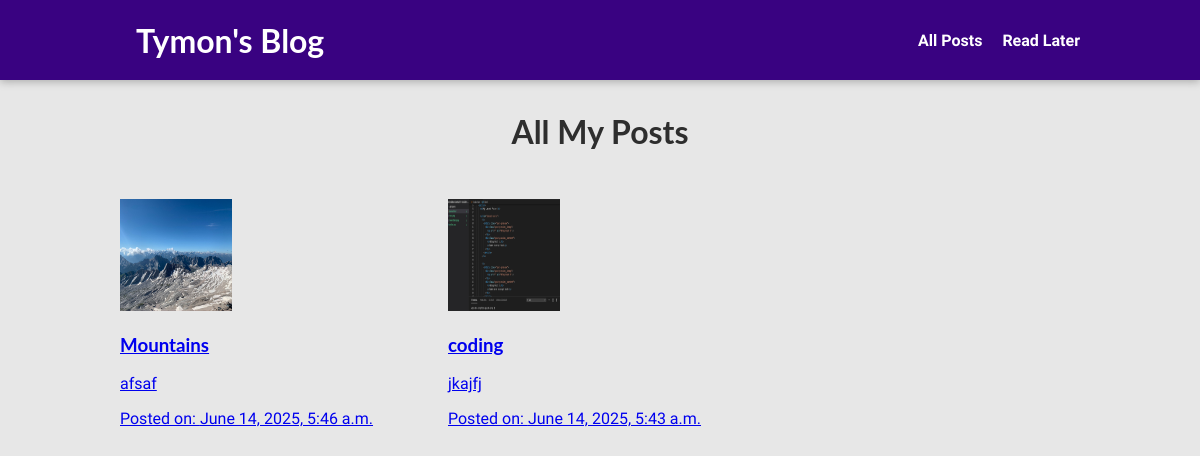
Page /post on the committed database.
### blog/models.py (models this page shows, shortened)
class Post(models.Model):
    title = models.CharField(max_length=200)
    excerpt = models.TextField()
    image = models.ImageField(upload_to='posts', null=True)
    date = models.DateTimeField(auto_now_add=True)
    slug = models.SlugField(max_length=200, unique=True, db_index=True, blank=True)
    content = models.TextField(validators=[MinLengthValidator(10)])
    author = models.ForeignKey(Author, on_delete=models.CASCADE)
    tags = models.ManyToManyField(Tag, blank=True)

### blog/views.py (the view)
# urls.py: path("post", views.PostListView.as_view(), name="post_list"),
class PostListView(ListView):
    model = Post
    template_name = "blog/post_list.html"
    ordering = ["-date"]
    context_object_name = "posts"

### blog/templates/blog/post_list.html (shortened to what this page needs)
{% extends 'base.html' %}
{% load static %}
{% block css_files %}
<link rel="stylesheet" href="{% static 'blog/all-posts.css' %}" />
<link rel="stylesheet" href="{% static 'blog/post.css' %}" />
{% endblock %}
{% block content %}
<section id="all-posts">
  <h2>All My Posts</h2>
  <ul>
    {% for post in posts %}
      {% include 'blog/include/post.html' %}
    {% endfor %}
  </ul>
</section>
{% endblock %}

### blog/templates/blog/include/post.html
<li>
  <a href="{% url 'post_detail' slug=post.slug %}">
  <article class="post">
    <img src="{{ post.image.url }}" alt="{{ post.title }}" />
    <div class="post__content">
      <h3>{{ post.title }}</h3>
      <p>
        {{ post.excerpt }}
      </p>
      <p class="post__meta">Posted on: {{ post.date }}</p>
    </div>
  </article>
  </a>
</li>

### static/app.css (style rules this page uses)
* { box-sizing: border-box; }
html { font-family: 'Open Sans', 'Lato', sans-serif; }
body { margin: 0; }
h1, h2, h3 { font-family: 'Lato', sans-serif; font-weight: bold; }

### blog/static/blog/all-posts.css (style rules this page uses)
body { background-color: #e7e7e7; }
#all-posts { margin: 7rem auto; width: 90%; max-width: 60rem; }
#all-posts h2 { text-align: center; font-size: 2rem; color: #2e2e2e; margin: 3rem 0; }
ul { list-style: none; margin: 0; padding: 0; display: grid; grid-template-columns: repeat(auto-fill, minmax(17rem, 1fr)); gap: 1.5rem; }
.post img { width: 7rem; height: 7rem; }

### blog/static/blog/post.css (style rules this page uses)
body { background-color: #e7e7e7; }

### rows in the picture
Post: image (picture), title "Mountains", excerpt "afsaf", date "June 14, 2025, 5:46 a.m."
Post: image (picture), title "coding", excerpt "jkajfj", date "June 14, 2025, 5:43 a.m."
